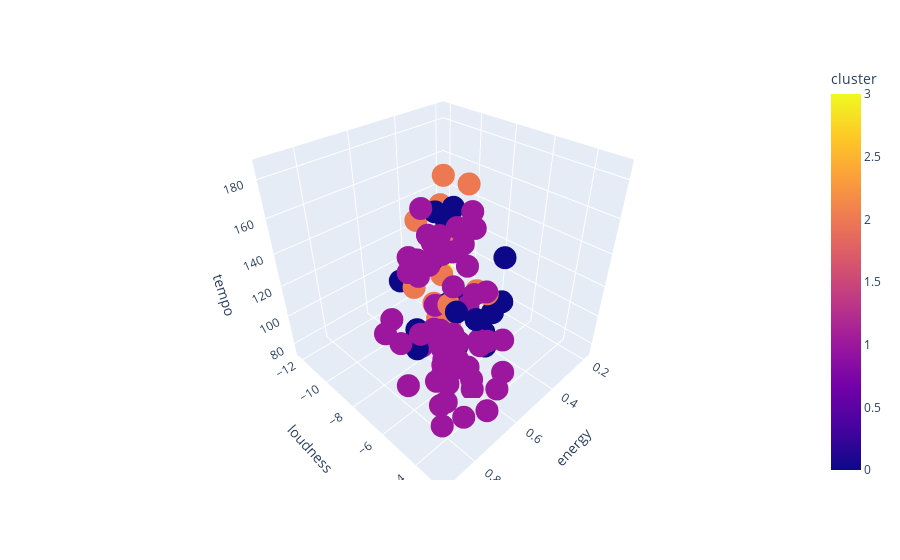

Source (notebook cell):
### Code cell
import plotly.express as px

# Selecting relevant columns
df_clustering = df[['id', 'name', 'duration', 'energy', 'key', 'loudness', 'mode', 'speechiness', 'acousticness', 'instrumentalness', 'liveness', 'valence', 'tempo', 'danceability']]

# Standardizing data
scaler = StandardScaler()
scaled_data = scaler.fit_transform(df_clustering.iloc[:,2:])

# Clustering with KMeans
kmeans = KMeans(n_clusters=4, random_state=42)
kmeans.fit(scaled_data)

# Adding cluster labels to original dataframe
df_clustering['cluster'] = kmeans.labels_

# Visualizing clusters using plotly scatter plot
fig = px.scatter_3d(df_clustering, x='energy', y='loudness', z='tempo', color='cluster', hover_name='name', hover_data=['duration', 'speechiness', 'acousticness', 'instrumentalness', 'liveness', 'valence', 'danceability'])
fig.show()

### Figure 1 — Plotly figure (JSON) as saved in the notebook; plotly's stock layout.template omitted (floating-point values rounded to 4 significant figures; data arrays with more than 128 entries replaced by an {"elided": "..."} marker saying what was removed)
{"data": [{"customdata": {"elided": "100x7 float values"}, "hovertemplate": "<b>%{hovertext}</b><br><br>energy=%{x}<br>loudness=%{y}<br>tempo=%{z}<br>duration=%{customdata[0]}<br>speechiness=%{customdata[1]}<br>acousticness=%{customdata[2]}<br>instrumentalness=%{customdata[3]}<br>liveness=%{customdata[4]}<br>valence=%{customdata[5]}<br>danceability=%{customdata[6]}<br>cluster=%{marker.color}<extra></extra>", "hovertext": ["Blinding Lights", "Shape of You", "Dance Monkey", "Someone You Loved", "Rockstar", "Sunflower", "One Dance", "Closer", "Stay", "Believer", "Señorita", "Perfect", "Heat Waves", "Say You Won't Let Go", "Starboy", "Bad Guy", "Thinking Out Loud", "Lucid Dreams", "Don't Start Now", "Lovely", "Watermelon Sugar", "God's Plan", "Photograph", "Bohemian Rhapsody", "Something Just Like This", "Sweater Weather", "Shallow", "As It Was", "Love Yourself", "Circles", "Sad!", "Take Me to Church", "All of Me", "Thunder", "7 Rings", "Goosebumps", "Jocelyn Flores", "Havana", "Stressed Out", "XO Tour Llif3", "Counting Stars", "New Rules", "Wake Me Up", "Riptide", "Happier", "Humble", "Let Her Go", "The Hills", "Sicko Mode", "Can't Hold Us", "Good 4 U", "Sorry", "One Kiss", "Let Me Love You", "Drivers License", "Lean On", "Treat You Better", "Roses (Imanbek remix)", "Better Now", "Stay with Me", "Congratulations", "Faded", "Without Me", "Industry Baby", "Lose Yourself", "Memories", "Demons", "Mr. Brightside", "Uptown Funk", "Too Good at Goodbyes", "Levitating", "I Took a Pill in Ibiza (Seeb Remix)", "Don't Let Me Down", "Thank U, Next", "I Don't Care", "Dakiti", "Montero (Call Me by Your Name)", "Mood", "Do I Wanna Know?", "Unforgettable", "Dynamite", "Despacito (remix)", "Moonlight", "Wonderwall", "No Role Modelz", "That's What I Like", "The Box", "'Till I Collapse", "There's Nothing Holdin' Me Back", "Stitches", "Cheap Thrills", "Smells Like Teen Spirit", "See You Again", "I'm Yours", "I Like Me Better", "7 Years", "Yellow", "Sugar", "Despacito", "Don't Stop Me Now"], "legendgroup": "", "marker": {"color": [1, 1, 2, 0, 1, 1, 1, 1, 0, 1, 1, 1, 0, 0, 2, 2, 0, 2, 3, 0, 1, 2, 0, 0, 1, 1, 0, 1, 2, 1, 1, 0, 0, 1, 2, 1, 2, 1, 1, 1, 1, 1, 1, 0, 1, 1, 0, 0, 1, 1, 1, 1, 1, 1, 0, 1, 1, 1, 1, 0, 1, 1, 1, 1, 1, 1, 1, 1, 1, 0, 1, 1, 0, 1, 1, 0, 2, 2, 0, 1, 1, 1, 2, 1, 2, 1, 2, 1, 1, 1, 1, 1, 0, 1, 2, 2, 1, 1, 1, 0], "coloraxis": "coloraxis", "symbol": "circle"}, "mode": "markers", "name": "", "scene": "scene", "showlegend": false, "type": "scatter3d", "x": [0.73, 0.652, 0.588, 0.405, 0.52, 0.479, 0.625, 0.524, 0.31, 0.78, 0.548, 0.663, 0.525, 0.557, 0.587, 0.425, 0.445, 0.566, 0.185, 0.296, 0.816, 0.449, 0.379, 0.402, 0.635, 0.807, 0.385, 0.731, 0.378, 0.762, 0.613, 0.664, 0.264, 0.89, 0.317, 0.728, 0.391, 0.523, 0.637, 0.75, 0.705, 0.7, 0.783, 0.731, 0.67, 0.621, 0.545, 0.564, 0.73, 0.871, 0.664, 0.643, 0.862, 0.716, 0.431, 0.809, 0.819, 0.719, 0.578, 0.42, 0.804, 0.627, 0.669, 0.704, 0.744, 0.684, 0.71, 0.911, 0.609, 0.372, 0.825, 0.714, 0.502, 0.653, 0.676, 0.573, 0.503, 0.74, 0.532, 0.769, 0.783, 0.816, 0.537, 0.893, 0.521, 0.56, 0.586, 0.847, 0.813, 0.754, 0.698, 0.912, 0.559, 0.633, 0.505, 0.473, 0.661, 0.816, 0.797, 0.553], "y": [-5.934, -3.183, -6.4, -5.679, -6.136, -5.574, -5.609, -5.599, -10.16, -4.374, -6.049, -6.818, -6.9, -7.398, -7.015, -10.96, -6.061, -7.23, -12.21, -10.11, -4.209, -9.211, -10.48, -9.961, -6.769, -2.81, -6.362, -5.338, -9.828, -3.497, -4.88, -5.303, -7.064, -5.175, -10.73, -3.37, -9.144, -4.333, -5.677, -6.366, -4.972, -6.021, -5.697, -6.694, -6.009, -6.638, -7.346, -7.063, -3.714, -6.351, -5.044, -7.811, -3.24, -5.371, -8.81, -3.081, -4.078, -5.472, -5.804, -6.444, -4.183, -5.085, -2.827, -7.409, -4.565, -6.306, -3.015, -5.23, -7.223, -8.237, -3.787, -6.645, -7.539, -5.634, -5.041, -10.06, -6.725, -6.595, -7.596, -5.043, -3.724, -4.353, -5.723, -4.097, -8.492, -4.961, -6.687, -3.237, -4.063, -6.684, -5.608, -4.556, -9.222, -6.726, -7.621, -5.829, -7.227, -4.209, -4.787, -5.51], "z": [171.0, 95.98, 98.03, 109.9, 159.8, 89.91, 104.0, 95.01, 111.9, 124.9, 117.0, 146.1, 80.87, 85.04, 186.0, 135.1, 79.0, 83.9, 78.78, 115.3, 95.39, 77.17, 108.0, 143.9, 103.0, 124.1, 95.8, 173.9, 100.4, 120.0, 75.02, 128.9, 119.9, 133.5, 140.0, 130.0, 134.0, 105.0, 170.0, 155.1, 122.0, 116.1, 124.1, 101.7, 101.0, 150.0, 74.9, 113.0, 155.0, 128.0, 166.9, 142.0, 124.0, 99.99, 143.9, 98.01, 82.69, 122.0, 145.0, 84.09, 123.1, 179.6, 112.2, 150.0, 171.4, 113.0, 89.94, 148.0, 115.0, 91.87, 103.0, 102.0, 163.3, 107.0, 102.0, 109.9, 178.8, 141.1, 85.03, 97.98, 120.0, 178.1, 128.0, 174.3, 100.0, 134.1, 117.0, 171.4, 122.0, 149.8, 89.98, 116.8, 78.56, 94.88, 91.97, 120.0, 173.4, 95.39, 177.9, 112.6]}], "layout": {"coloraxis": {"colorbar": {"title": {"text": "cluster"}}, "colorscale": [[0, "#0d0887"], [0.1111, "#46039f"], [0.2222, "#7201a8"], [0.3333, "#9c179e"], [0.4444, "#bd3786"], [0.5556, "#d8576b"], [0.6667, "#ed7953"], [0.7778, "#fb9f3a"], [0.8889, "#fdca26"], [1, "#f0f921"]]}, "legend": {"tracegroupgap": 0}, "margin": {"t": 60}, "scene": {"domain": {"x": [0, 1], "y": [0, 1]}, "xaxis": {"title": {"text": "energy"}}, "yaxis": {"title": {"text": "loudness"}}, "zaxis": {"title": {"text": "tempo"}}}}}
